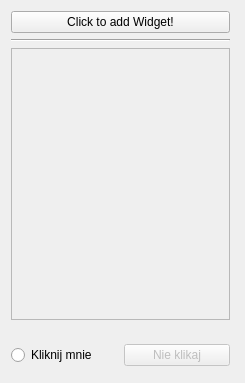
<?xml version="1.0" encoding="UTF-8"?>
<ui version="4.0">
 <class>QtTestVS02Class</class>
 <widget class="QMainWindow" name="QtTestVS02Class">
  <property name="geometry">
   <rect>
    <x>0</x>
    <y>0</y>
    <width>245</width>
    <height>383</height>
   </rect>
  </property>
  <property name="windowTitle">
   <string>QtTestVS02</string>
  </property>
  <widget class="QWidget" name="centralWidget">
   <widget class="QWidget" name="verticalLayoutWidget">
    <property name="geometry">
     <rect>
      <x>0</x>
      <y>0</y>
      <width>241</width>
      <height>331</height>
     </rect>
    </property>
    <layout class="QVBoxLayout" name="verticalLayout_3">
     <item>
      <widget class="QPushButton" name="addWidget_button">
       <property name="text">
        <string>Click to add Widget!</string>
       </property>
      </widget>
     </item>
     <item>
      <widget class="Line" name="line">
       <property name="orientation">
        <enum>Qt::Horizontal</enum>
       </property>
      </widget>
     </item>
     <item>
      <widget class="QFrame" name="widgets_frame">
       <property name="frameShape">
        <enum>QFrame::StyledPanel</enum>
       </property>
       <property name="frameShadow">
        <enum>QFrame::Raised</enum>
       </property>
       <layout class="QVBoxLayout" name="verticalLayout_4">
        <item>
         <spacer name="verticalSpacer">
          <property name="orientation">
           <enum>Qt::Vertical</enum>
          </property>
          <property name="sizeHint" stdset="0">
           <size>
            <width>20</width>
            <height>268</height>
           </size>
          </property>
         </spacer>
        </item>
       </layout>
      </widget>
     </item>
    </layout>
   </widget>
   <widget class="QWidget" name="horizontalLayoutWidget">
    <property name="geometry">
     <rect>
      <x>0</x>
      <y>330</y>
      <width>241</width>
      <height>51</height>
     </rect>
    </property>
    <layout class="QHBoxLayout" name="horizontalLayout">
     <item>
      <widget class="QRadioButton" name="clickMeRadio">
       <property name="text">
        <string>Kliknij mnie</string>
       </property>
      </widget>
     </item>
     <item>
      <widget class="QPushButton" name="dontClick_button">
       <property name="enabled">
        <bool>false</bool>
       </property>
       <property name="text">
        <string>Nie klikaj</string>
       </property>
       <property name="autoDefault">
        <bool>false</bool>
       </property>
       <property name="default">
        <bool>false</bool>
       </property>
      </widget>
     </item>
    </layout>
   </widget>
  </widget>
 </widget>
 <layoutdefault spacing="6" margin="11"/>
 <resources>
  <include location="QtTestVS02.qrc"/>
 </resources>
 <connections>
  <connection>
   <sender>dontClick_button</sender>
   <signal>clicked()</signal>
   <receiver>dontClick_button</receiver>
   <slot>hide()</slot>
   <hints>
    <hint type="sourcelabel">
     <x>137</x>
     <y>411</y>
    </hint>
    <hint type="destinationlabel">
     <x>229</x>
     <y>410</y>
    </hint>
   </hints>
  </connection>
  <connection>
   <sender>clickMeRadio</sender>
   <signal>clicked(bool)</signal>
   <receiver>dontClick_button</receiver>
   <slot>setEnabled(bool)</slot>
   <hints>
    <hint type="sourcelabel">
     <x>121</x>
     <y>410</y>
    </hint>
    <hint type="destinationlabel">
     <x>229</x>
     <y>410</y>
    </hint>
   </hints>
  </connection>
  <connection>
   <sender>clickMeRadio</sender>
   <signal>toggled(bool)</signal>
   <receiver>dontClick_button</receiver>
   <slot>show()</slot>
   <hints>
    <hint type="sourcelabel">
     <x>59</x>
     <y>355</y>
    </hint>
    <hint type="destinationlabel">
     <x>181</x>
     <y>355</y>
    </hint>
   </hints>
  </connection>
 </connections>
</ui>
